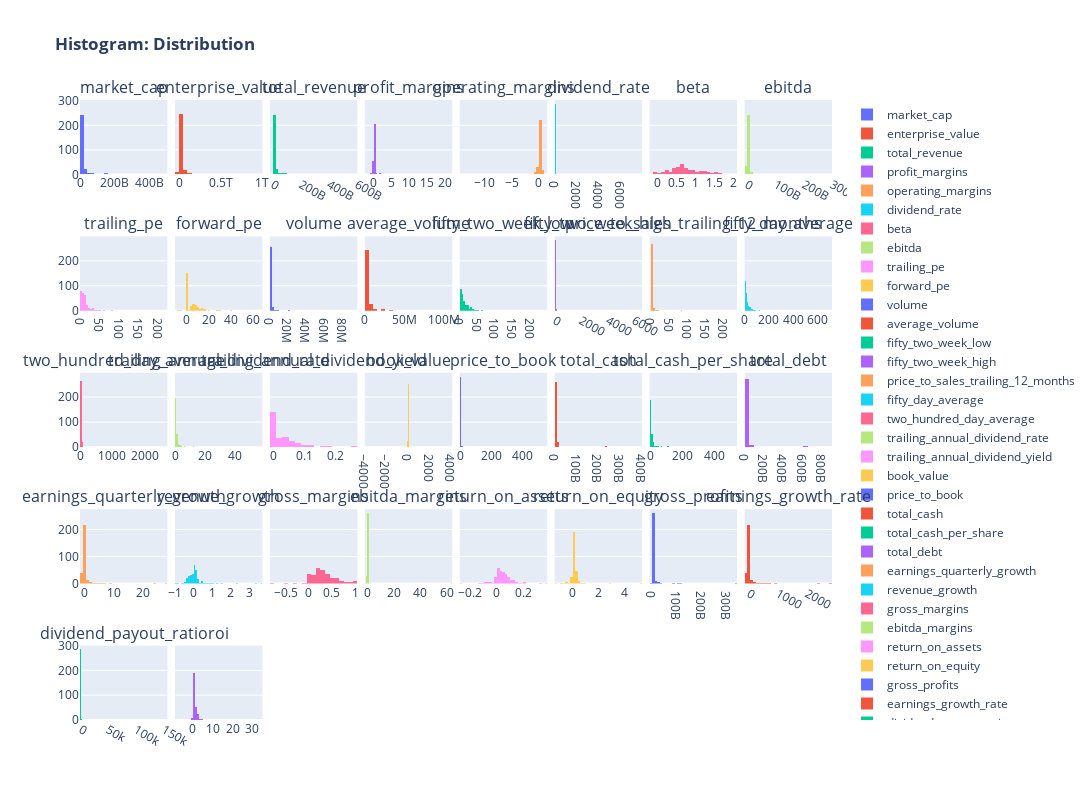

The notebook cell this image was saved under:
### Markdown cell above
### Histograms and Distribution

### Code cell
import plotly.subplots as sp
import plotly.graph_objects as go

df = df_fundamentals_book.select_dtypes(include=["float64"])
fig = sp.make_subplots(rows=5, cols=8, subplot_titles=df.columns, shared_yaxes=True, horizontal_spacing=0.01, vertical_spacing=0.1)

for row in range(1, 6):
    for col in range(1, 9):
        subplot_num = (row 1) * 8 + col
        if subplot_num <= len(df.columns):
            col_name = df.columns[subplot_num 1]
            trace = go.Histogram(x=df[col_name], name=col_name)
            fig.add_trace(trace, row=row, col=col)

fig.update_layout(title_text="<b>Histogram: Distribution", height=800, width=2500)

fig.show()

### Figure 1 — Plotly figure (JSON) as saved in the notebook; plotly's stock layout.template omitted (floating-point values rounded to 4 significant figures; data arrays with more than 128 entries replaced by an {"elided": "..."} marker saying what was removed)
{"data": [{"name": "market_cap", "type": "histogram", "x": {"elided": "291 int values"}, "xaxis": "x", "yaxis": "y"}, {"name": "enterprise_value", "type": "histogram", "x": {"elided": "291 int values"}, "xaxis": "x2", "yaxis": "y2"}, {"name": "total_revenue", "type": "histogram", "x": {"elided": "291 int values"}, "xaxis": "x3", "yaxis": "y3"}, {"name": "profit_margins", "type": "histogram", "x": {"elided": "291 float values"}, "xaxis": "x4", "yaxis": "y4"}, {"name": "operating_margins", "type": "histogram", "x": {"elided": "291 float values"}, "xaxis": "x5", "yaxis": "y5"}, {"name": "dividend_rate", "type": "histogram", "x": {"elided": "291 float values"}, "xaxis": "x6", "yaxis": "y6"}, {"name": "beta", "type": "histogram", "x": {"elided": "291 float values"}, "xaxis": "x7", "yaxis": "y7"}, {"name": "ebitda", "type": "histogram", "x": {"elided": "291 int values"}, "xaxis": "x8", "yaxis": "y8"}, {"name": "trailing_pe", "type": "histogram", "x": {"elided": "291 float values"}, "xaxis": "x9", "yaxis": "y9"}, {"name": "forward_pe", "type": "histogram", "x": {"elided": "291 float values"}, "xaxis": "x10", "yaxis": "y10"}, {"name": "volume", "type": "histogram", "x": {"elided": "291 int values"}, "xaxis": "x11", "yaxis": "y11"}, {"name": "average_volume", "type": "histogram", "x": {"elided": "291 int values"}, "xaxis": "x12", "yaxis": "y12"}, {"name": "fifty_two_week_low", "type": "histogram", "x": {"elided": "291 float values"}, "xaxis": "x13", "yaxis": "y13"}, {"name": "fifty_two_week_high", "type": "histogram", "x": {"elided": "291 float values"}, "xaxis": "x14", "yaxis": "y14"}, {"name": "price_to_sales_trailing_12_months", "type": "histogram", "x": {"elided": "291 float values"}, "xaxis": "x15", "yaxis": "y15"}, {"name": "fifty_day_average", "type": "histogram", "x": {"elided": "291 float values"}, "xaxis": "x16", "yaxis": "y16"}, {"name": "two_hundred_day_average", "type": "histogram", "x": {"elided": "291 float values"}, "xaxis": "x17", "yaxis": "y17"}, {"name": "trailing_annual_dividend_rate", "type": "histogram", "x": {"elided": "291 float values"}, "xaxis": "x18", "yaxis": "y18"}, {"name": "trailing_annual_dividend_yield", "type": "histogram", "x": {"elided": "291 float values"}, "xaxis": "x19", "yaxis": "y19"}, {"name": "book_value", "type": "histogram", "x": {"elided": "291 float values"}, "xaxis": "x20", "yaxis": "y20"}, {"name": "price_to_book", "type": "histogram", "x": {"elided": "291 float values"}, "xaxis": "x21", "yaxis": "y21"}, {"name": "total_cash", "type": "histogram", "x": {"elided": "291 int values"}, "xaxis": "x22", "yaxis": "y22"}, {"name": "total_cash_per_share", "type": "histogram", "x": {"elided": "291 float values"}, "xaxis": "x23", "yaxis": "y23"}, {"name": "total_debt", "type": "histogram", "x": {"elided": "291 int values"}, "xaxis": "x24", "yaxis": "y24"}, {"name": "earnings_quarterly_growth", "type": "histogram", "x": {"elided": "291 float values"}, "xaxis": "x25", "yaxis": "y25"}, {"name": "revenue_growth", "type": "histogram", "x": {"elided": "291 float values"}, "xaxis": "x26", "yaxis": "y26"}, {"name": "gross_margins", "type": "histogram", "x": {"elided": "291 float values"}, "xaxis": "x27", "yaxis": "y27"}, {"name": "ebitda_margins", "type": "histogram", "x": {"elided": "291 float values"}, "xaxis": "x28", "yaxis": "y28"}, {"name": "return_on_assets", "type": "histogram", "x": {"elided": "291 float values"}, "xaxis": "x29", "yaxis": "y29"}, {"name": "return_on_equity", "type": "histogram", "x": {"elided": "291 float values"}, "xaxis": "x30", "yaxis": "y30"}, {"name": "gross_profits", "type": "histogram", "x": {"elided": "291 int values"}, "xaxis": "x31", "yaxis": "y31"}, {"name": "earnings_growth_rate", "type": "histogram", "x": {"elided": "291 float values"}, "xaxis": "x32", "yaxis": "y32"}, {"name": "dividend_payout_ratio", "type": "histogram", "x": {"elided": "291 float values"}, "xaxis": "x33", "yaxis": "y33"}, {"name": "roi", "type": "histogram", "x": {"elided": "291 float values"}, "xaxis": "x34", "yaxis": "y34"}], "layout": {"annotations": [{"font": {"size": 16}, "showarrow": false, "text": "market_cap", "x": 0.05812, "xanchor": "center", "xref": "paper", "y": 1, "yanchor": "bottom", "yref": "paper"}, {"font": {"size": 16}, "showarrow": false, "text": "enterprise_value", "x": 0.1844, "xanchor": "center", "xref": "paper", "y": 1, "yanchor": "bottom", "yref": "paper"}, {"font": {"size": 16}, "showarrow": false, "text": "total_revenue", "x": 0.3106, "xanchor": "center", "xref": "paper", "y": 1, "yanchor": "bottom", "yref": "paper"}, {"font": {"size": 16}, "showarrow": false, "text": "profit_margins", "x": 0.4369, "xanchor": "center", "xref": "paper", "y": 1, "yanchor": "bottom", "yref": "paper"}, {"font": {"size": 16}, "showarrow": false, "text": "operating_margins", "x": 0.5631, "xanchor": "center", "xref": "paper", "y": 1, "yanchor": "bottom", "yref": "paper"}, {"font": {"size": 16}, "showarrow": false, "text": "dividend_rate", "x": 0.6894, "xanchor": "center", "xref": "paper", "y": 1, "yanchor": "bottom", "yref": "paper"}, {"font": {"size": 16}, "showarrow": false, "text": "beta", "x": 0.8156, "xanchor": "center", "xref": "paper", "y": 1, "yanchor": "bottom", "yref": "paper"}, {"font": {"size": 16}, "showarrow": false, "text": "ebitda", "x": 0.9419, "xanchor": "center", "xref": "paper", "y": 1, "yanchor": "bottom", "yref": "paper"}, {"font": {"size": 16}, "showarrow": false, "text": "trailing_pe", "x": 0.05812, "xanchor": "center", "xref": "paper", "y": 0.78, "yanchor": "bottom", "yref": "paper"}, {"font": {"size": 16}, "showarrow": false, "text": "forward_pe", "x": 0.1844, "xanchor": "center", "xref": "paper", "y": 0.78, "yanchor": "bottom", "yref": "paper"}, {"font": {"size": 16}, "showarrow": false, "text": "volume", "x": 0.3106, "xanchor": "center", "xref": "paper", "y": 0.78, "yanchor": "bottom", "yref": "paper"}, {"font": {"size": 16}, "showarrow": false, "text": "average_volume", "x": 0.4369, "xanchor": "center", "xref": "paper", "y": 0.78, "yanchor": "bottom", "yref": "paper"}, {"font": {"size": 16}, "showarrow": false, "text": "fifty_two_week_low", "x": 0.5631, "xanchor": "center", "xref": "paper", "y": 0.78, "yanchor": "bottom", "yref": "paper"}, {"font": {"size": 16}, "showarrow": false, "text": "fifty_two_week_high", "x": 0.6894, "xanchor": "center", "xref": "paper", "y": 0.78, "yanchor": "bottom", "yref": "paper"}, {"font": {"size": 16}, "showarrow": false, "text": "price_to_sales_trailing_12_months", "x": 0.8156, "xanchor": "center", "xref": "paper", "y": 0.78, "yanchor": "bottom", "yref": "paper"}, {"font": {"size": 16}, "showarrow": false, "text": "fifty_day_average", "x": 0.9419, "xanchor": "center", "xref": "paper", "y": 0.78, "yanchor": "bottom", "yref": "paper"}, {"font": {"size": 16}, "showarrow": false, "text": "two_hundred_day_average", "x": 0.05812, "xanchor": "center", "xref": "paper", "y": 0.56, "yanchor": "bottom", "yref": "paper"}, {"font": {"size": 16}, "showarrow": false, "text": "trailing_annual_dividend_rate", "x": 0.1844, "xanchor": "center", "xref": "paper", "y": 0.56, "yanchor": "bottom", "yref": "paper"}, {"font": {"size": 16}, "showarrow": false, "text": "trailing_annual_dividend_yield", "x": 0.3106, "xanchor": "center", "xref": "paper", "y": 0.56, "yanchor": "bottom", "yref": "paper"}, {"font": {"size": 16}, "showarrow": false, "text": "book_value", "x": 0.4369, "xanchor": "center", "xref": "paper", "y": 0.56, "yanchor": "bottom", "yref": "paper"}, {"font": {"size": 16}, "showarrow": false, "text": "price_to_book", "x": 0.5631, "xanchor": "center", "xref": "paper", "y": 0.56, "yanchor": "bottom", "yref": "paper"}, {"font": {"size": 16}, "showarrow": false, "text": "total_cash", "x": 0.6894, "xanchor": "center", "xref": "paper", "y": 0.56, "yanchor": "bottom", "yref": "paper"}, {"font": {"size": 16}, "showarrow": false, "text": "total_cash_per_share", "x": 0.8156, "xanchor": "center", "xref": "paper", "y": 0.56, "yanchor": "bottom", "yref": "paper"}, {"font": {"size": 16}, "showarrow": false, "text": "total_debt", "x": 0.9419, "xanchor": "center", "xref": "paper", "y": 0.56, "yanchor": "bottom", "yref": "paper"}, {"font": {"size": 16}, "showarrow": false, "text": "earnings_quarterly_growth", "x": 0.05812, "xanchor": "center", "xref": "paper", "y": 0.34, "yanchor": "bottom", "yref": "paper"}, {"font": {"size": 16}, "showarrow": false, "text": "revenue_growth", "x": 0.1844, "xanchor": "center", "xref": "paper", "y": 0.34, "yanchor": "bottom", "yref": "paper"}, {"font": {"size": 16}, "showarrow": false, "text": "gross_margins", "x": 0.3106, "xanchor": "center", "xref": "paper", "y": 0.34, "yanchor": "bottom", "yref": "paper"}, {"font": {"size": 16}, "showarrow": false, "text": "ebitda_margins", "x": 0.4369, "xanchor": "center", "xref": "paper", "y": 0.34, "yanchor": "bottom", "yref": "paper"}, {"font": {"size": 16}, "showarrow": false, "text": "return_on_assets", "x": 0.5631, "xanchor": "center", "xref": "paper", "y": 0.34, "yanchor": "bottom", "yref": "paper"}, {"font": {"size": 16}, "showarrow": false, "text": "return_on_equity", "x": 0.6894, "xanchor": "center", "xref": "paper", "y": 0.34, "yanchor": "bottom", "yref": "paper"}, {"font": {"size": 16}, "showarrow": false, "text": "gross_profits", "x": 0.8156, "xanchor": "center", "xref": "paper", "y": 0.34, "yanchor": "bottom", "yref": "paper"}, {"font": {"size": 16}, "showarrow": false, "text": "earnings_growth_rate", "x": 0.9419, "xanchor": "center", "xref": "paper", "y": 0.34, "yanchor": "bottom", "yref": "paper"}, {"font": {"size": 16}, "showarrow": false, "text": "dividend_payout_ratio", "x": 0.05812, "xanchor": "center", "xref": "paper", "y": 0.12, "yanchor": "bottom", "yref": "paper"}, {"font": {"size": 16}, "showarrow": false, "text": "roi", "x": 0.1844, "xanchor": "center", "xref": "paper", "y": 0.12, "yanchor": "bottom", "yref": "paper"}], "height": 800, "title": {"text": "<b>Histogram: Distribution"}, "width": 2500, "xaxis": {"anchor": "y", "domain": [0, 0.1162]}, "xaxis10": {"anchor": "y10", "domain": [0.1263, 0.2425]}, "xaxis11": {"anchor": "y11", "domain": [0.2525, 0.3688]}, "xaxis12": {"anchor": "y12", "domain": [0.3788, 0.495]}, "xaxis13": {"anchor": "y13", "domain": [0.505, 0.6212]}, "xaxis14": {"anchor": "y14", "domain": [0.6312, 0.7475]}, "xaxis15": {"anchor": "y15", "domain": [0.7575, 0.8737]}, "xaxis16": {"anchor": "y16", "domain": [0.8837, 1.0]}, "xaxis17": {"anchor": "y17", "domain": [0, 0.1162]}, "xaxis18": {"anchor": "y18", "domain": [0.1263, 0.2425]}, "xaxis19": {"anchor": "y19", "domain": [0.2525, 0.3688]}, "xaxis2": {"anchor": "y2", "domain": [0.1263, 0.2425]}, "xaxis20": {"anchor": "y20", "domain": [0.3788, 0.495]}, "xaxis21": {"anchor": "y21", "domain": [0.505, 0.6212]}, "xaxis22": {"anchor": "y22", "domain": [0.6312, 0.7475]}, "xaxis23": {"anchor": "y23", "domain": [0.7575, 0.8737]}, "xaxis24": {"anchor": "y24", "domain": [0.8837, 1.0]}, "xaxis25": {"anchor": "y25", "domain": [0, 0.1162]}, "xaxis26": {"anchor": "y26", "domain": [0.1263, 0.2425]}, "xaxis27": {"anchor": "y27", "domain": [0.2525, 0.3688]}, "xaxis28": {"anchor": "y28", "domain": [0.3788, 0.495]}, "xaxis29": {"anchor": "y29", "domain": [0.505, 0.6212]}, "xaxis3": {"anchor": "y3", "domain": [0.2525, 0.3688]}, "xaxis30": {"anchor": "y30", "domain": [0.6312, 0.7475]}, "xaxis31": {"anchor": "y31", "domain": [0.7575, 0.8737]}, "xaxis32": {"anchor": "y32", "domain": [0.8837, 1.0]}, "xaxis33": {"anchor": "y33", "domain": [0, 0.1162]}, "xaxis34": {"anchor": "y34", "domain": [0.1263, 0.2425]}, "xaxis35": {"anchor": "y35", "domain": [0.2525, 0.3688]}, "xaxis36": {"anchor": "y36", "domain": [0.3788, 0.495]}, "xaxis37": {"anchor": "y37", "domain": [0.505, 0.6212]}, "xaxis38": {"anchor": "y38", "domain": [0.6312, 0.7475]}, "xaxis39": {"anchor": "y39", "domain": [0.7575, 0.8737]}, "xaxis4": {"anchor": "y4", "domain": [0.3788, 0.495]}, "xaxis40": {"anchor": "y40", "domain": [0.8837, 1.0]}, "xaxis5": {"anchor": "y5", "domain": [0.505, 0.6212]}, "xaxis6": {"anchor": "y6", "domain": [0.6312, 0.7475]}, "xaxis7": {"anchor": "y7", "domain": [0.7575, 0.8737]}, "xaxis8": {"anchor": "y8", "domain": [0.8837, 1.0]}, "xaxis9": {"anchor": "y9", "domain": [0, 0.1162]}, "yaxis": {"anchor": "x", "domain": [0.88, 1]}, "yaxis10": {"anchor": "x10", "domain": [0.66, 0.78], "matches": "y9", "showticklabels": false}, "yaxis11": {"anchor": "x11", "domain": [0.66, 0.78], "matches": "y9", "showticklabels": false}, "yaxis12": {"anchor": "x12", "domain": [0.66, 0.78], "matches": "y9", "showticklabels": false}, "yaxis13": {"anchor": "x13", "domain": [0.66, 0.78], "matches": "y9", "showticklabels": false}, "yaxis14": {"anchor": "x14", "domain": [0.66, 0.78], "matches": "y9", "showticklabels": false}, "yaxis15": {"anchor": "x15", "domain": [0.66, 0.78], "matches": "y9", "showticklabels": false}, "yaxis16": {"anchor": "x16", "domain": [0.66, 0.78], "matches": "y9", "showticklabels": false}, "yaxis17": {"anchor": "x17", "domain": [0.44, 0.56]}, "yaxis18": {"anchor": "x18", "domain": [0.44, 0.56], "matches": "y17", "showticklabels": false}, "yaxis19": {"anchor": "x19", "domain": [0.44, 0.56], "matches": "y17", "showticklabels": false}, "yaxis2": {"anchor": "x2", "domain": [0.88, 1], "matches": "y", "showticklabels": false}, "yaxis20": {"anchor": "x20", "domain": [0.44, 0.56], "matches": "y17", "showticklabels": false}, "yaxis21": {"anchor": "x21", "domain": [0.44, 0.56], "matches": "y17", "showticklabels": false}, "yaxis22": {"anchor": "x22", "domain": [0.44, 0.56], "matches": "y17", "showticklabels": false}, "yaxis23": {"anchor": "x23", "domain": [0.44, 0.56], "matches": "y17", "showticklabels": false}, "yaxis24": {"anchor": "x24", "domain": [0.44, 0.56], "matches": "y17", "showticklabels": false}, "yaxis25": {"anchor": "x25", "domain": [0.22, 0.34]}, "yaxis26": {"anchor": "x26", "domain": [0.22, 0.34], "matches": "y25", "showticklabels": false}, "yaxis27": {"anchor": "x27", "domain": [0.22, 0.34], "matches": "y25", "showticklabels": false}, "yaxis28": {"anchor": "x28", "domain": [0.22, 0.34], "matches": "y25", "showticklabels": false}, "yaxis29": {"anchor": "x29", "domain": [0.22, 0.34], "matches": "y25", "showticklabels": false}, "yaxis3": {"anchor": "x3", "domain": [0.88, 1], "matches": "y", "showticklabels": false}, "yaxis30": {"anchor": "x30", "domain": [0.22, 0.34], "matches": "y25", "showticklabels": false}, "yaxis31": {"anchor": "x31", "domain": [0.22, 0.34], "matches": "y25", "showticklabels": false}, "yaxis32": {"anchor": "x32", "domain": [0.22, 0.34], "matches": "y25", "showticklabels": false}, "yaxis33": {"anchor": "x33", "domain": [0, 0.12]}, "yaxis34": {"anchor": "x34", "domain": [0, 0.12], "matches": "y33", "showticklabels": false}, "yaxis35": {"anchor": "x35", "domain": [0, 0.12], "matches": "y33", "showticklabels": false}, "yaxis36": {"anchor": "x36", "domain": [0, 0.12], "matches": "y33", "showticklabels": false}, "yaxis37": {"anchor": "x37", "domain": [0, 0.12], "matches": "y33", "showticklabels": false}, "yaxis38": {"anchor": "x38", "domain": [0, 0.12], "matches": "y33", "showticklabels": false}, "yaxis39": {"anchor": "x39", "domain": [0, 0.12], "matches": "y33", "showticklabels": false}, "yaxis4": {"anchor": "x4", "domain": [0.88, 1], "matches": "y", "showticklabels": false}, "yaxis40": {"anchor": "x40", "domain": [0, 0.12], "matches": "y33", "showticklabels": false}, "yaxis5": {"anchor": "x5", "domain": [0.88, 1], "matches": "y", "showticklabels": false}, "yaxis6": {"anchor": "x6", "domain": [0.88, 1], "matches": "y", "showticklabels": false}, "yaxis7": {"anchor": "x7", "domain": [0.88, 1], "matches": "y", "showticklabels": false}, "yaxis8": {"anchor": "x8", "domain": [0.88, 1], "matches": "y", "showticklabels": false}, "yaxis9": {"anchor": "x9", "domain": [0.66, 0.78]}}}
